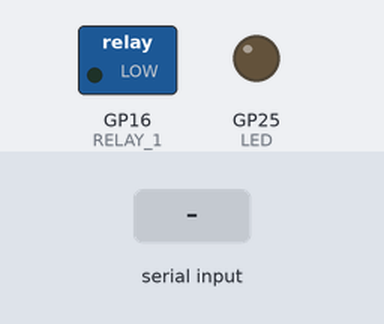
Bench run of a program on a simulated Raspberry Pi Pico running MicroPython. Shown: switched loads named in the program (green lamp = pin HIGH), output pins drawn as LEDs (lit = HIGH). The inputs (shaded band) are chosen by the test bench. The clock reads 2024-03-15 10:24:30 at power-on unless the program sets it; what the program prints to the serial console is not drawn.

Above: at 1.2 s.
1.3 s: "RELAY1_ON" typed at the serial console, then Enter
At 2.8 s:
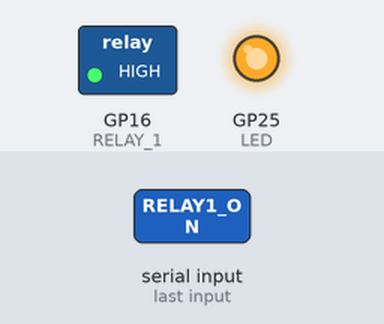
4.3 s: "RELAY1_OFF" typed at the serial console, then Enter
At 5.5 s:
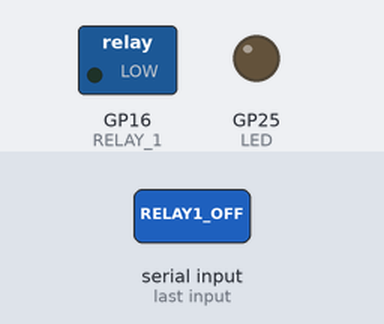
Timing chart, 0 to 7.3 s (numbered marks = the images above; inputs shaded):
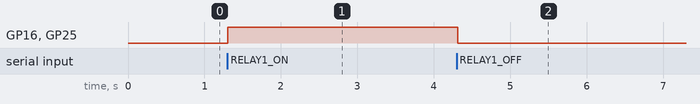

The program:

main.py
```python
# 목적: Pico2 W가 가짜 센서값을 USB Serial로 보내고,
#      USB Serial 명령을 받아 내장 LED/릴레이 핀을 제어한다.
#
# 환경:
# - Raspberry Pi Pico2 W
# - MicroPython
#
# 필요 라이브러리:
# - machine
# - time
# - sys
# - select
# - ujson
#
# USB 명령 예:
# - RELAY1_ON
# - RELAY1_OFF
# - RELAY1_TOGGLE
# - RELAY1_ON:5
# - STATUS
#
# 주의:
# - 현재는 릴레이 대신 내장 LED와 GP16을 같이 제어한다.
# - 실제 릴레이 연결 전에는 내장 LED 동작만 먼저 확인한다.

import sys
import time
import select
from machine import Pin

try:
    import ujson as json
except ImportError:
    import json


DEVICE_ID = "pico2w_001"

LED = Pin("LED", Pin.OUT)
RELAY_1 = Pin(16, Pin.OUT)

LED.off()
RELAY_1.off()

count = 0
last_telemetry_time = 0
telemetry_interval_sec = 2

poll = select.poll()
poll.register(sys.stdin, select.POLLIN)


def send_line(message):
    """USB Serial로 한 줄 메시지를 보낸다."""
    print(message)


def make_fake_telemetry(sequence):
    """테스트용 가짜 센서값을 만든다."""
    temp_c = 24.0 + (sequence % 10) * 0.1
    rh = 60.0 + (sequence % 20) * 0.2
    co2_ppm = 500 + (sequence % 30) * 3
    lux = 12000 + (sequence % 50) * 10
    ec = 0.80 + (sequence % 5) * 0.01
    ph = 5.80 + (sequence % 6) * 0.01

    return {
        "type": "telemetry",
        "device_id": DEVICE_ID,
        "seq": sequence,
        "temp_c": round(temp_c, 2),
        "rh": round(rh, 2),
        "co2_ppm": co2_ppm,
        "lux": lux,
        "ec": round(ec, 2),
        "ph": round(ph, 2),
        "relay_1": RELAY_1.value()
    }


def publish_telemetry():
    """가짜 센서값을 USB Serial로 출력한다."""
    global count

    count += 1
    payload = make_fake_telemetry(count)
    send_line(json.dumps(payload))


def relay_on(duration_sec=None):
    """릴레이 1번을 켠다. duration_sec가 있으면 해당 시간 뒤 자동 OFF."""
    RELAY_1.on()
    LED.on()

    if duration_sec is None:
        send_line("ACK:RELAY1_ON")
        return

    send_line("ACK:RELAY1_ON:{}SEC".format(duration_sec))
    time.sleep(duration_sec)

    RELAY_1.off()
    LED.off()
    send_line("ACK:RELAY1_AUTO_OFF")


def relay_off():
    """릴레이 1번을 끈다."""
    RELAY_1.off()
    LED.off()
    send_line("ACK:RELAY1_OFF")


def relay_toggle():
    """릴레이 1번 상태를 반전한다."""
    RELAY_1.toggle()
    LED.toggle()
    send_line("ACK:RELAY1_TOGGLE:{}".format(RELAY_1.value()))


def send_status():
    """현재 상태를 보낸다."""
    status = {
        "type": "status",
        "device_id": DEVICE_ID,
        "relay_1": RELAY_1.value(),
        "led": LED.value()
    }
    send_line(json.dumps(status))


def handle_command(command):
    """USB Serial 명령을 처리한다."""
    command = command.strip()

    if not command:
        return

    if command.startswith("RELAY1_ON:"):
        try:
            duration_text = command.split(":", 1)[1]
            duration_sec = int(duration_text)
        except ValueError:
            send_line("ERR:INVALID_DURATION")
            return

        if duration_sec <= 0 or duration_sec > 60:
            send_line("ERR:DURATION_OUT_OF_RANGE")
            return

        relay_on(duration_sec)
        return

    if command == "RELAY1_ON":
        relay_on()
    elif command == "RELAY1_OFF":
        relay_off()
    elif command == "RELAY1_TOGGLE":
        relay_toggle()
    elif command == "STATUS":
        send_status()
    else:
        send_line("ERR:UNKNOWN_COMMAND:{}".format(command))


def check_serial_command():
    """USB Serial로 들어온 명령이 있으면 읽어서 처리한다."""
    events = poll.poll(0)

    if not events:
        return

    command = sys.stdin.readline()
    handle_command(command)


send_line("PICO_CONTROL_READY")

while True:
    check_serial_command()

    now = time.time()
    if now - last_telemetry_time >= telemetry_interval_sec:
        last_telemetry_time = now
        publish_telemetry()

    time.sleep(0.02)
```

Measured:
- after the input at 1.3 s, GP16 (RELAY_1), GP25 (LED): LOW → HIGH at once
- after the input at 4.3 s, GP16 (RELAY_1), GP25 (LED): HIGH → LOW at once
